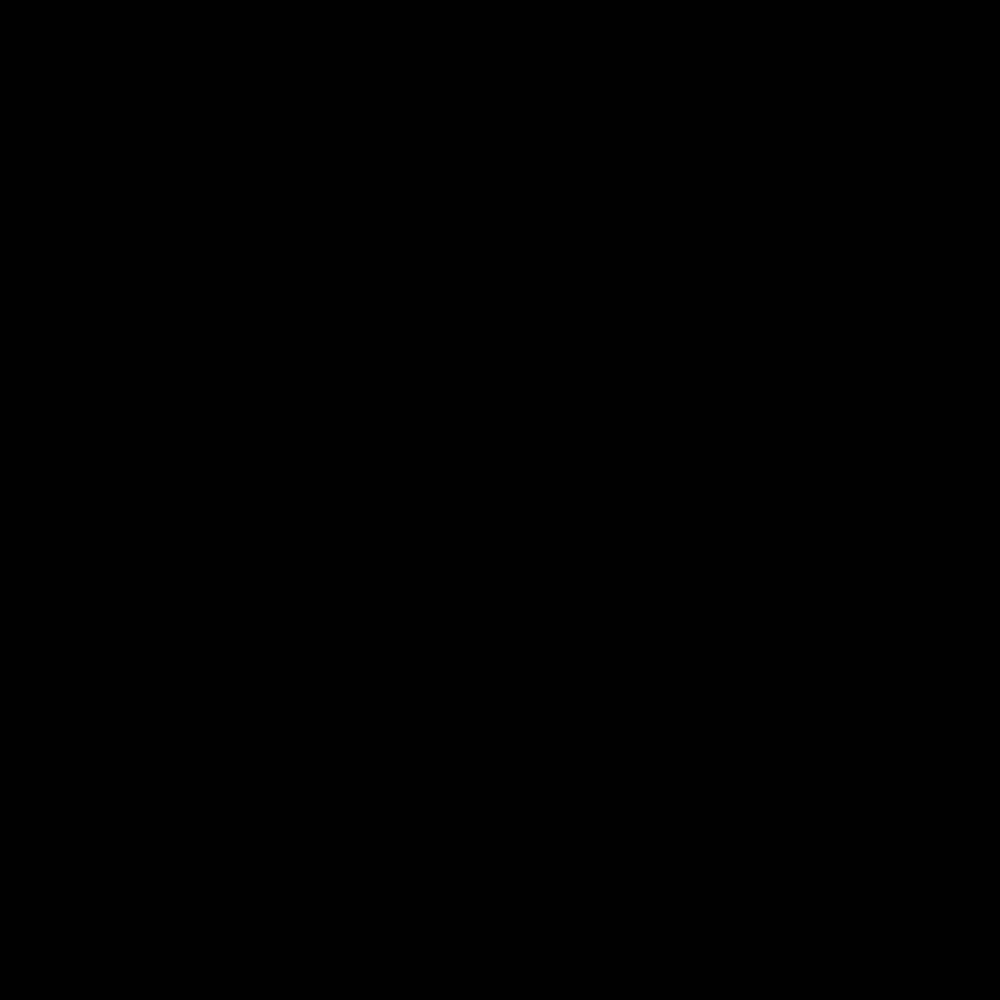
Frame 1 (no input)
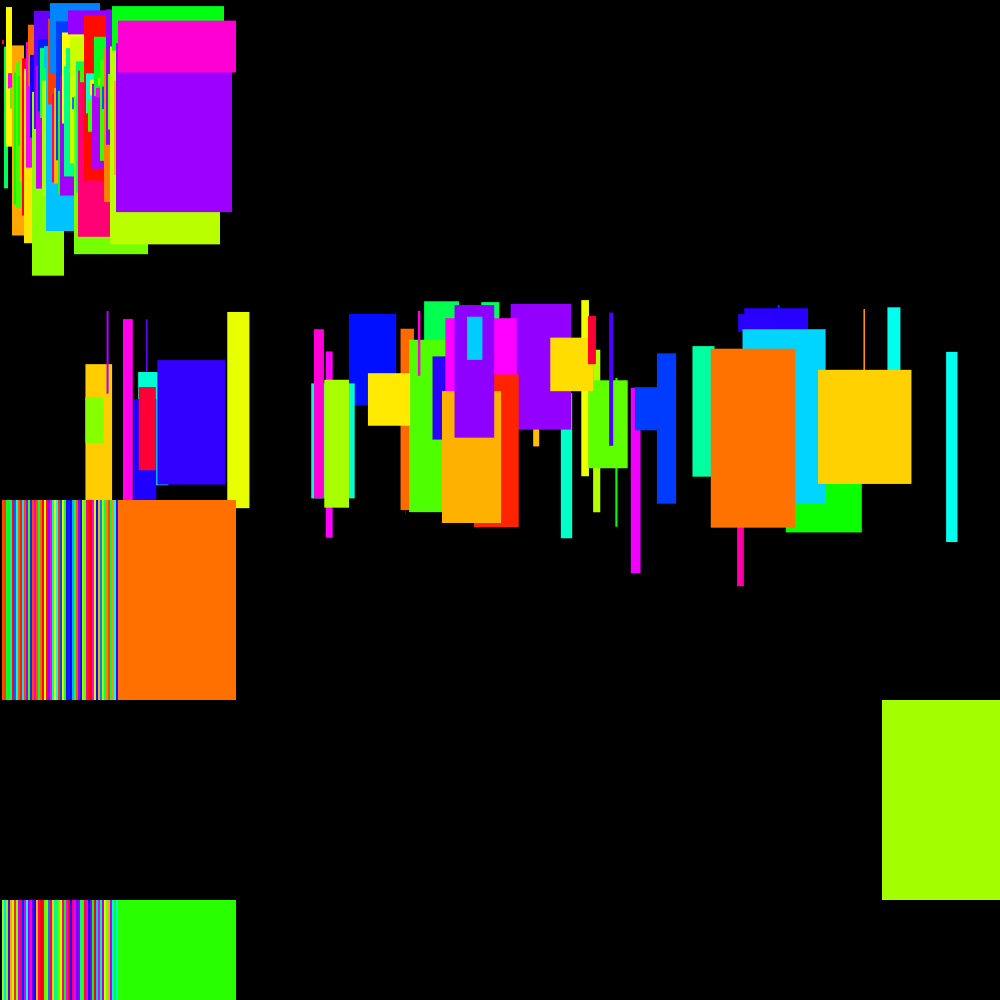
Frame 60 (the mouse pressed at the canvas centre just before this capture)
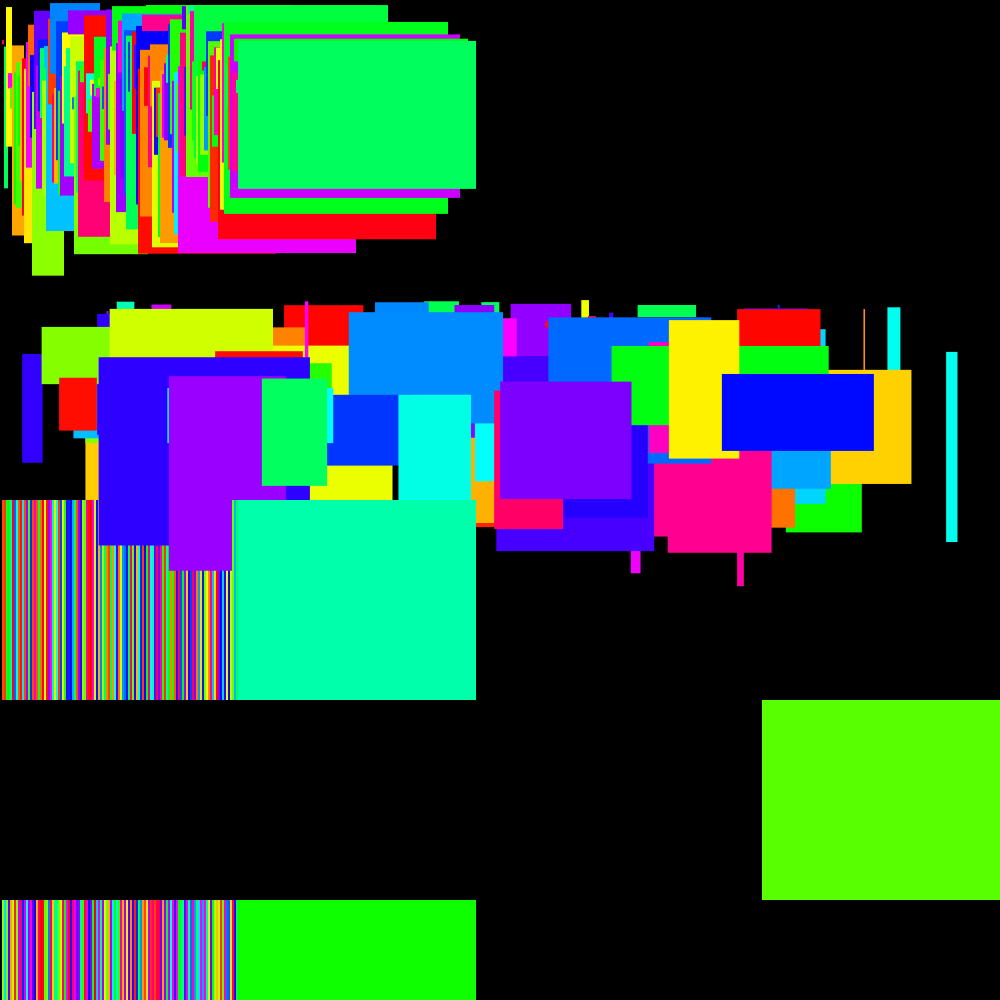
Frame 120 (the mouse held since frame 60 and released just before this capture)

The Processing sketch that drew these frames (run headless with seeded random() and noise(); from frame 60 on, the mouse is pressed at the canvas centre):

// Processing sketch: processing_136286
// ── processing_136286.pde

int x=0;
void setup () {
  size(1000,1000);
  background(0);
  noStroke();
  colorMode(HSB);
}
void draw () {
fill(random(255),255,255);
  rect(x, random(1,100), x, random(1,200));
  fill(random(255),255,255);
  rect(random(width-x), random(300,400), random(x), random(1,200));
 fill(random(255),255,255);
  rect(x, 500, x, 200);
  fill(random(255),255,255);
  rect(width-x, 700, x, 200);
  fill(random(255),255,255);
  rect(x, 900, x, 200);
  fill(random(255),255,255);
  rect(width-x, 1100, x, 200);
  fill(random(255),255,255);
  rect(x, 1300, x, 200);
  fill(random(255),255,255);
  rect(width-x, 1500, x, 200);
 fill(random(255),255,255);
  rect(x, 1700, x, 200);
  fill(random(255),255,255);
  rect(random(width-x), 1900, random(x), 200);
  x+=2;
}
